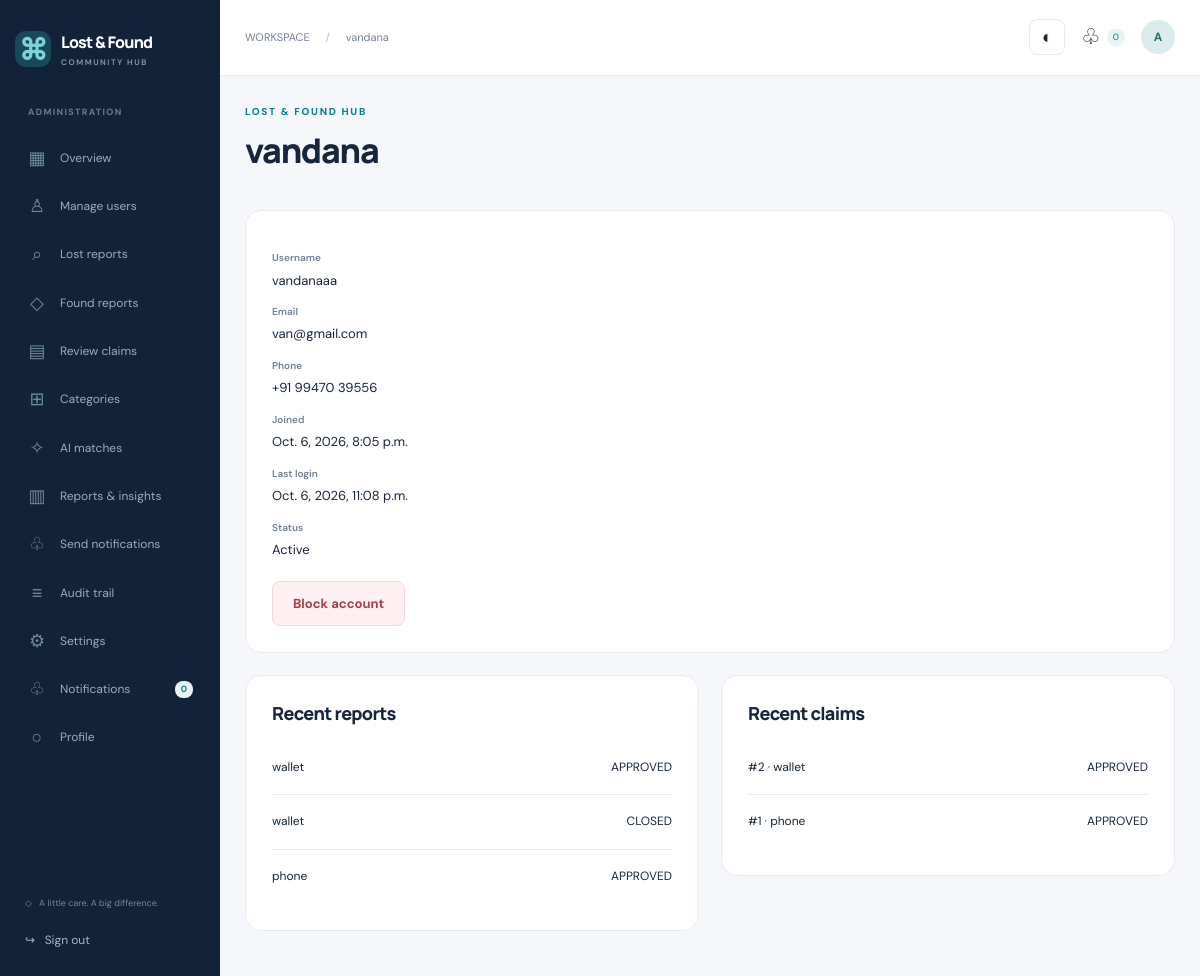
Page /portal/users/5/ (signed in) on the committed database.
### accounts/models.py (models this page shows, shortened)
class User(AbstractUser):
    email = models.EmailField(unique=True)
    full_name = models.CharField(max_length=150)
    phone = models.CharField(
        max_length=20,
        validators=[
            RegexValidator(r"^\+?[0-9 ()-]{7,20}$", "Enter a valid phone number.")
        ],
    )
    avatar = models.ImageField(upload_to=upload_path, blank=True)
    def __str__(self):
        return self.full_name or self.username

### items/models.py (models this page shows, shortened)
class Item(models.Model):
    TYPES = [("LOST", "Lost"), ("FOUND", "Found")]
    STATUSES = [
        (s, s.replace("_", " ").title())
        for s in [
            "PENDING",
            "APPROVED",
            "MATCHED",
            "CLAIMED",
            "RETURNED",
            "REJECTED",
            "CLOSED",
        ]
    ]
    user = models.ForeignKey(
        settings.AUTH_USER_MODEL, on_delete=models.PROTECT, related_name="items"
    )
    item_type = models.CharField(max_length=5, choices=TYPES)
    title = models.CharField(max_length=180)
    description = models.TextField(max_length=4000)
    private_identifying_details = models.TextField(max_length=3000, blank=True)
    category = models.ForeignKey(
        Category, on_delete=models.PROTECT, related_name="items"
    )
    brand = models.CharField(max_length=100, blank=True)
    model = models.CharField(max_length=100, blank=True)
    primary_color = models.CharField(max_length=60)
    secondary_color = models.CharField(max_length=60, blank=True)
    serial_number = models.CharField(max_length=150, blank=True)
    event_date = models.DateField()
    event_time = models.TimeField(null=True, blank=True)
    location = models.CharField(max_length=200)
    detailed_location = models.CharField(max_length=300, blank=True)
    holding_location = models.CharField(max_length=300, blank=True)
    contact_information = models.CharField(max_length=200, blank=True)
    additional_notes = models.TextField(max_length=2000, blank=True)
    status = models.CharField(
        max_length=12, choices=STATUSES, default="PENDING", db_index=True
    )
    duplicate_flag = models.BooleanField(default=False)
    created_at = models.DateTimeField(auto_now_add=True)
    updated_at = models.DateTimeField(auto_now=True)
    class Meta:
        ordering = ["-created_at"]
        indexes = [models.Index(fields=["item_type", "category", "event_date"])]
    def get_absolute_url(self):
        return reverse("item_detail", args=[self.pk])

### claims/models.py (models this page shows)
class Claim(models.Model):
    STATUSES = [
        (s, s.replace("_", " ").title())
        for s in [
            "PENDING",
            "UNDER_REVIEW",
            "APPROVED",
            "REJECTED",
            "RETURNED",
            "CANCELLED",
        ]
    ]
    item = models.ForeignKey(
        "items.Item", on_delete=models.PROTECT, related_name="claims"
    )
    claimant = models.ForeignKey(
        settings.AUTH_USER_MODEL, on_delete=models.PROTECT, related_name="claims"
    )
    description = models.TextField(max_length=3000)
    ownership_evidence = models.TextField(max_length=3000)
    brand_model = models.CharField(max_length=200, blank=True)
    lost_location = models.CharField(max_length=200)
    lost_date = models.DateField()
    serial_number = models.CharField(max_length=150, blank=True)
    supporting_image = models.ImageField(upload_to=upload_path, blank=True)
    status = models.CharField(
        max_length=15, choices=STATUSES, default="PENDING", db_index=True
    )
    admin_remarks = models.TextField(blank=True, max_length=2000)
    ai_analysis = models.JSONField(default=dict, blank=True)
    created_at = models.DateTimeField(auto_now_add=True)
    updated_at = models.DateTimeField(auto_now=True)
    class Meta:
        ordering = ["-created_at"]
    def get_absolute_url(self):
        return reverse("claim_detail", args=[self.pk])

### dashboard/views.py (the view)
# urls.py: path("portal/users/<int:pk>/", dashboard.user_detail, name="admin_user_detail"),
@staff_required
def user_detail(request, pk):
    member = get_object_or_404(User, pk=pk)
    return render(
        request,
        "admin_panel/user_detail.html",
        {
            "title": str(member),
            "member": member,
            "user_items": member.items.all()[:30],
            "user_claims": member.claims.select_related("item")[:30],
        },
    )

### core/services.py (called while the page is built)
def staff_required(view):
    @login_required
    @wraps(view)
    def wrapped(request, *args, **kwargs):
        if not request.user.is_active or not request.user.is_staff:
            raise PermissionDenied
        return view(request, *args, **kwargs)
    return wrapped

### notifications/context_processors.py (called while the page is built)
def inbox(request):
    if not request.user.is_authenticated:
        return {}
    notes = request.user.notifications.filter(is_read=False)
    return {"unread_count": notes.count(), "inbox_preview": notes[:4]}

### templates/admin_panel/user_detail.html
{% extends 'base.html' %}{% block content %}{% include 'components/heading.html' %}<div class="panel"><dl><dt>Username</dt><dd>{{ member.username }}</dd><dt>Email</dt><dd>{{ member.email }}</dd><dt>Phone</dt><dd>{{ member.phone }}</dd><dt>Joined</dt><dd>{{ member.date_joined }}</dd><dt>Last login</dt><dd>{{ member.last_login|default:'Never' }}</dd><dt>Status</dt><dd>{% if member.is_active %}Active{% else %}Blocked{% endif %}</dd></dl>{% if not member.is_staff %}<form method="post" action="{% url 'admin_user_action' member.pk %}" data-confirm="Change this user's account access?">{% csrf_token %}<button class="button danger">{% if member.is_active %}Block account{% else %}Activate account{% endif %}</button></form>{% endif %}</div><div class="two-grid"><section class="panel"><h2>Recent reports</h2>{% for item in user_items %}<a class="list-row" href="{{ item.get_absolute_url }}">{{ item.title }} <span>{{ item.status }}</span></a>{% empty %}<p>No reports.</p>{% endfor %}</section><section class="panel"><h2>Recent claims</h2>{% for claim in user_claims %}<a class="list-row" href="{{ claim.get_absolute_url }}">#{{ claim.pk }} · {{ claim.item.title }} <span>{{ claim.status }}</span></a>{% empty %}<p>No claims.</p>{% endfor %}</section></div>{% endblock %}

### templates/base.html (shortened to what this page needs)
{% load static %}<!doctype html>
<html lang="en"><head><meta charset="utf-8"><meta name="viewport" content="width=device-width,initial-scale=1">
<link rel="stylesheet" href="{% static 'css/main.css' %}"><script src="{% static 'js/main.js' %}" defer></script></head>
<body><a class="skip" href="#main">Skip to content</a>
{% if user.is_authenticated %}
<aside class="sidebar" id="sidebar"><a class="brand" href="{% url 'dashboard' %}"><span class="brand-mark">⌘</span><span>Lost & Found<span class="brand-sub">COMMUNITY HUB</span></span></a>
<button class="drawer-close" aria-label="Close navigation">×</button><div class="workspace-label">{% if user.is_staff %}ADMINISTRATION{% else %}YOUR WORKSPACE{% endif %}</div>
<nav aria-label="Workspace">
{% if user.is_staff %}
<a href="{% url 'admin_dashboard' %}"><span>▦</span> Overview</a><a href="{% url 'admin_users' %}"><span>♙</span> Manage users</a>
<a href="{% url 'admin_items' %}?type=LOST"><span>⌕</span> Lost reports</a><a href="{% url 'admin_items' %}?type=FOUND"><span>◇</span> Found reports</a>
<a href="{% url 'admin_claims' %}"><span>▤</span> Review claims</a><a href="{% url 'admin_categories' %}"><span>⊞</span> Categories</a>
<a href="{% url 'image_search' %}"><span>✧</span> AI matches</a><a href="{% url 'reports' %}"><span>▥</span> Reports & insights</a>
<a href="{% url 'admin_notifications' %}"><span>♧</span> Send notifications</a><a href="{% url 'audit_logs' %}"><span>≡</span> Audit trail</a>
<a href="{% url 'system_settings' %}"><span>⚙</span> Settings</a>
{% endif %}
<a href="{% url 'notifications' %}"><span>♧</span> Notifications <b class="count">{{ unread_count }}</b></a><a href="{% url 'profile' %}"><span>○</span> Profile</a>
</nav><div class="sidebar-bottom"><div class="safe-label">◇ &nbsp; A little care. A big difference.</div><form method="post" action="{% url 'logout' %}">{% csrf_token %}<button class="logout">↪ &nbsp; Sign out</button></form></div></aside>
<div class="app-shell"><header class="topbar"><span class="breadcrumb">WORKSPACE <span>/</span> {{ title }}</span><div class="top-actions"><button class="theme-toggle icon-button" aria-label="Switch color theme">◐</button>
<details class="inbox-menu"><summary aria-label="Open notifications">♧ <span class="count unread-count">{{ unread_count }}</span></summary></details>
<a class="avatar" href="{% url 'profile' %}" aria-label="Your profile">{{ user.username|slice:":1"|upper }}</a></div></header>
{% endif %}
<main id="main" class="{% if user.is_authenticated %}main-content{% else %}public-main{% endif %}">{% block content %}{% endblock %}</main>
{% if user.is_authenticated %}</div>{% else %}<footer><a class="brand" href="{% url 'home' %}">⌘ &nbsp; Lost & Found Hub</a><p>Bringing belongings back. Bringing people together.</p><a href="{% url 'privacy' %}">Terms & privacy</a><span>LOST & FOUND ITEM MANAGEMENT SYSTEM</span></footer>{% endif %}
{% block scripts %}{% endblock %}</body></html>

### templates/components/heading.html
<div class="page-heading"><div><div class="eyebrow">LOST & FOUND HUB</div><h1>{{ title }}</h1>{% if subtitle %}<p>{{ subtitle }}</p>{% endif %}</div>{% block heading_action %}{% endblock %}</div>

### rows in the picture
User: full_name "vandana", username "vandanaaa", email "van@gmail.com", phone "+91 99470 39556", date_joined "Oct. 6, 2026, 8:05 p.m.", last_login "Oct. 6, 2026, 11:08 p.m."
User: username "A"
Item: title "wallet", status "APPROVED"
Item: title "wallet", status "CLOSED"
Item: title "phone", status "APPROVED"
Claim: pk "2", item "wallet", status "APPROVED"
Claim: pk "1", item "phone", status "APPROVED"

### other values in the picture
{{ unread_count }} "0"
